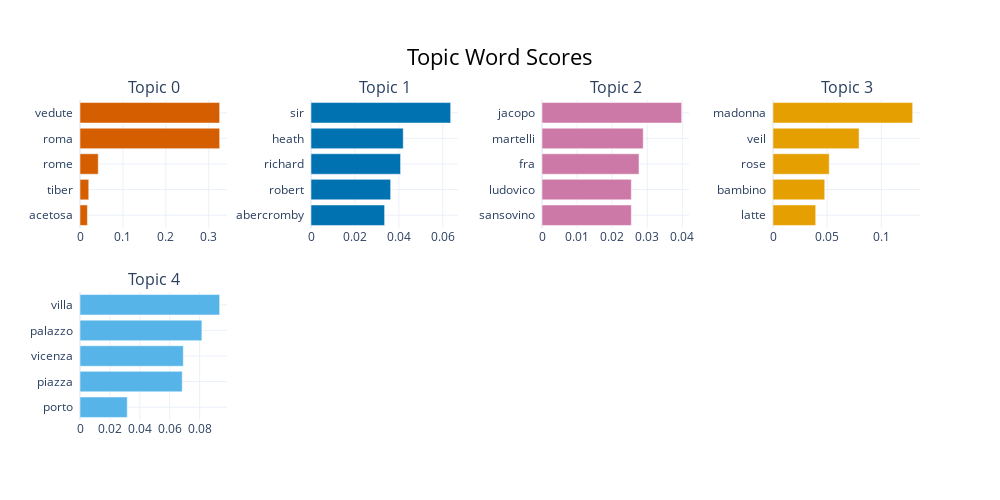

The notebook cell saved with this chart:
### Code cell
corpus_earlymo = wikiart_earlymo['Artwork']
topic_model = BERTopic(language = 'multilingual', top_n_words = 10, verbose=True)
topics, probabilities = topic_model.fit_transform(corpus_earlymo)
topic_model.visualize_barchart(top_n_topics = 5).show()

### Figure 1 — Plotly figure (JSON) as saved in the notebook; plotly's stock layout.template omitted (floating-point values rounded to 4 significant figures)
{"data": [{"marker": {"color": "#D55E00"}, "orientation": "h", "type": "bar", "x": [0.01723, 0.02036, 0.04253, 0.3254, 0.3254], "xaxis": "x", "y": ["acetosa  ", "tiber  ", "rome  ", "roma  ", "vedute  "], "yaxis": "y"}, {"marker": {"color": "#0072B2"}, "orientation": "h", "type": "bar", "x": [0.03352, 0.03627, 0.04078, 0.042, 0.06359], "xaxis": "x2", "y": ["abercromby  ", "robert  ", "richard  ", "heath  ", "sir  "], "yaxis": "y2"}, {"marker": {"color": "#CC79A7"}, "orientation": "h", "type": "bar", "x": [0.02545, 0.02545, 0.02765, 0.02885, 0.0398], "xaxis": "x3", "y": ["sansovino  ", "ludovico  ", "fra  ", "martelli  ", "jacopo  "], "yaxis": "y3"}, {"marker": {"color": "#E69F00"}, "orientation": "h", "type": "bar", "x": [0.03944, 0.04776, 0.05191, 0.07949, 0.1289], "xaxis": "x4", "y": ["latte  ", "bambino  ", "rose  ", "veil  ", "madonna  "], "yaxis": "y4"}, {"marker": {"color": "#56B4E9"}, "orientation": "h", "type": "bar", "x": [0.03159, 0.06836, 0.06908, 0.0815, 0.09338], "xaxis": "x5", "y": ["porto  ", "piazza  ", "vicenza  ", "palazzo  ", "villa  "], "yaxis": "y5"}], "layout": {"annotations": [{"font": {"size": 16}, "showarrow": false, "text": "Topic 0", "x": 0.0875, "xanchor": "center", "xref": "paper", "y": 1, "yanchor": "bottom", "yref": "paper"}, {"font": {"size": 16}, "showarrow": false, "text": "Topic 1", "x": 0.3625, "xanchor": "center", "xref": "paper", "y": 1, "yanchor": "bottom", "yref": "paper"}, {"font": {"size": 16}, "showarrow": false, "text": "Topic 2", "x": 0.6375, "xanchor": "center", "xref": "paper", "y": 1, "yanchor": "bottom", "yref": "paper"}, {"font": {"size": 16}, "showarrow": false, "text": "Topic 3", "x": 0.9125, "xanchor": "center", "xref": "paper", "y": 1, "yanchor": "bottom", "yref": "paper"}, {"font": {"size": 16}, "showarrow": false, "text": "Topic 4", "x": 0.0875, "xanchor": "center", "xref": "paper", "y": 0.4, "yanchor": "bottom", "yref": "paper"}], "height": 500, "hoverlabel": {"bgcolor": "white", "font": {"family": "Rockwell", "size": 16}}, "showlegend": false, "title": {"font": {"color": "Black", "size": 22}, "text": "Topic Word Scores", "x": 0.5, "xanchor": "center", "yanchor": "top"}, "width": 1000, "xaxis": {"anchor": "y", "domain": [0, 0.175], "showgrid": true}, "xaxis2": {"anchor": "y2", "domain": [0.275, 0.45], "showgrid": true}, "xaxis3": {"anchor": "y3", "domain": [0.55, 0.725], "showgrid": true}, "xaxis4": {"anchor": "y4", "domain": [0.825, 1], "showgrid": true}, "xaxis5": {"anchor": "y5", "domain": [0, 0.175], "showgrid": true}, "xaxis6": {"anchor": "y6", "domain": [0.275, 0.45], "showgrid": true}, "xaxis7": {"anchor": "y7", "domain": [0.55, 0.725], "showgrid": true}, "xaxis8": {"anchor": "y8", "domain": [0.825, 1], "showgrid": true}, "yaxis": {"anchor": "x", "domain": [0.6, 1], "showgrid": true}, "yaxis2": {"anchor": "x2", "domain": [0.6, 1], "showgrid": true}, "yaxis3": {"anchor": "x3", "domain": [0.6, 1], "showgrid": true}, "yaxis4": {"anchor": "x4", "domain": [0.6, 1], "showgrid": true}, "yaxis5": {"anchor": "x5", "domain": [0, 0.4], "showgrid": true}, "yaxis6": {"anchor": "x6", "domain": [0, 0.4], "showgrid": true}, "yaxis7": {"anchor": "x7", "domain": [0, 0.4], "showgrid": true}, "yaxis8": {"anchor": "x8", "domain": [0, 0.4], "showgrid": true}}}
